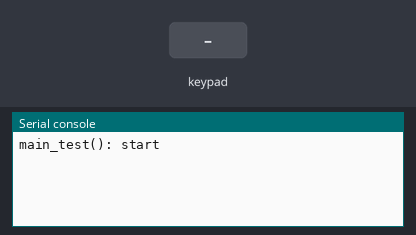
A program run on a simulated pyboard running MicroPython. On the bench: the last lines printed to the serial console. The inputs (shaded band) are chosen by the test bench.

Above: at 1.2 s.
1.3 s: key '1' pressed
At 1.9 s:
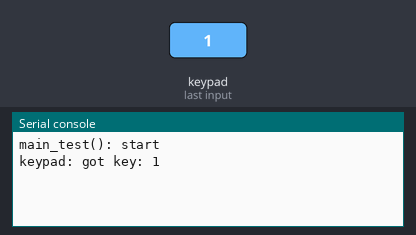
2.8 s: keypad keys 1 2 # pressed 0.4 s apart
At 5.0 s:
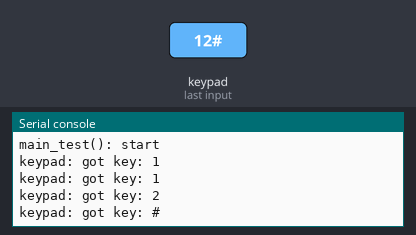
5.5 s: key 'A' pressed
At 6.3 s:
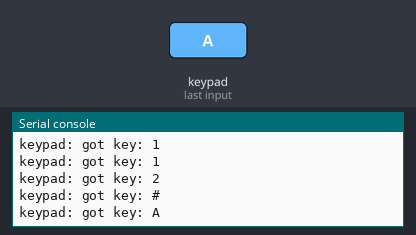
7.0 s: keypad keys 1 2 * pressed 0.4 s apart
At 8.2 s:
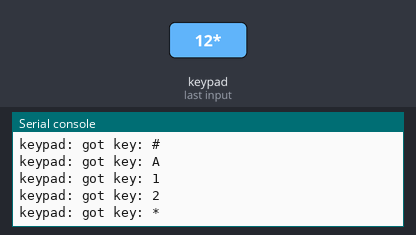
9.7 s: key 'B' pressed
At 10.8 s:
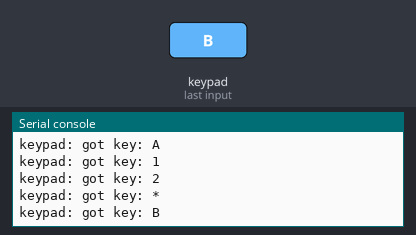
11.2 s: keypad keys 1 2 D pressed 0.4 s apart
At 12.6 s:
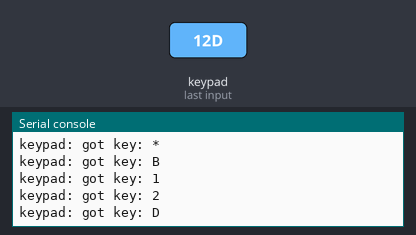

The program:

keypad_timer.py
```python
"""
Keypad module/class for MicroPython, using a timer callback (interrupt)
=======================================================================

Notes
-----

    * Timer callbacks do not allow any memory to be allocated on the heap.
        - `for x in [list]` loop can NOT be used as an iterator object is allocated.
           NOTE: may not be true for newer versions of MicroPython !!
        - `for x in range(y)` is ok.

    * To run type:
        >>> import keypad_timer
        >>> keypad_timer.run()

Testing
-------

    * Tested on an Olimex E407 board (STM32F407 micro-controller)
    https://www.olimex.com/Products/ARM/ST/STM32-E407

    * with 16-key (4x4 matrix) membrane keypad, similar to this (bought on eBay).
    https://www.youtube.com/watch?v=wRse5uqvPZs

To Do
-----

    * Pass the key and pin info to the class via function parameters.
    * Support long key press events.
    * Refactor into a common base class.
    * Unit tests :-/
    * Video the keypad working :)
    * Fix bugs :)

"""

#!============================================================================

import micropython

try:
    from hwconfig import Pin
except ImportError :
    from pyb import Pin

try:
    from hwconfig import Timer
except ImportError :
    from pyb import Timer

try:
    from hwconfig import delay
except ImportError :
    from pyb import delay

#!============================================================================

class Keypad_Timer () :
    """
    Class to scan a Keypad matrix (e.g. 16-keys as 4x4 matrix) and report
    last key press.
    """

    #! Key states
    KEY_UP      = const( 0 )
    KEY_DOWN    = const( 1 )

    #-------------------------------------------------------------------------

    def __init__ ( self ) :
        self.init()

    #-------------------------------------------------------------------------

    def init ( self ) :
        """Initialise/Reinitialise the instance."""

        keys = [
                '1', '2', '3', 'A',
                '4', '5', '6', 'B',
                '7', '8', '9', 'C',
                '*', '0', '#', 'D',
               ]

        #! Initialise all keys to the UP state.
        self.keys = [ { 'char' : key, 'state' : self.KEY_UP } for key in keys ]

        #! Pin names for rows and columns.
        self.rows = [ 'PD1', 'PD3', 'PD5', 'PD7' ]
        self.cols = [ 'PD9', 'PD11', 'PD13', 'PD15' ]

        #! Pin names for rows and columns.
        self.rows = [ 'PD1', 'PD3', 'PD5', 'PD7' ]
        self.cols = [ 'PD9', 'PD11', 'PD13', 'PD15' ]

        #! Initialise row pins as outputs.
        self.row_pins = [ Pin(pin_name, mode=Pin.OUT) for pin_name in self.rows ]

        #! Initialise column pins as inputs.
        self.col_pins = [ Pin(pin_name, mode=Pin.IN, pull=Pin.PULL_DOWN) for pin_name in self.cols ]

        self.timer = Timer( 5, freq=100 )
        self.timer.callback( None )

        self.scan_row = 0
        self.key_code = None
        self.key_char = None

    #-------------------------------------------------------------------------

    def get_key ( self ) :
        """Get last key pressed."""

        key_char = self.key_char

        self.key_code = None    #! consume last key pressed
        self.key_char = None    #! consume last key pressed

        return key_char

    #-------------------------------------------------------------------------

    def key_process ( self, key_code, col_pin ) :
        """Process a key press or release."""

        key_event = None

        if col_pin.value() :
            if self.keys[ key_code ][ 'state' ] == self.KEY_UP :
                key_event = self.KEY_DOWN
                self.keys[ key_code ][ 'state' ] = key_event
        else:
            if self.keys[ key_code ][ 'state' ] == self.KEY_DOWN :
                key_event = self.KEY_UP
                self.keys[ key_code ][ 'state' ] = key_event

        return key_event

    #-------------------------------------------------------------------------

    def scan_row_update(self):
        """
        Timer interrupt callback to scan next keypad row/column.
        NOTE: This is a true interrupt and no memory can be allocated !!
        """

        #! Deassert row.
        self.row_pins[ self.scan_row ].value( 0 )

        #! Next scan row.
        self.scan_row = ( self.scan_row + 1 ) % len( self.row_pins )

        #! Assert next row.
        self.row_pins[ self.scan_row ].value( 1 )

    #-------------------------------------------------------------------------

    def timer_callback ( self, timer ) :
        """
        Timer interrupt callback to scan next keypad row/column.
        NOTE: This is a true interrupt and no memory can be allocated !!
        """

        #print("DEBUG: Keypad.timer_callback()")

        #! Can't use `for x in [list]` loop in micropython time callback as memory is allocated
        #! => exception in timer interrupt !!

        #! key code/index for first column of current row
        key_code = self.scan_row * len( self.cols )

        for col in range( len( self.cols ) ) :
            #! Process pin state.
            key_event = self.key_process( key_code, self.col_pins[ col ] )

            #! Process key event.
            if key_event == self.KEY_DOWN:
                self.key_code = key_code
                self.key_char = self.keys[ key_code ][ 'char' ]

            #! Next key code (i.e. for next column)
            key_code += 1

        self.scan_row_update()

    #-------------------------------------------------------------------------

    def start ( self ) :
        """Start the timer."""

        self.timer.callback( self.timer_callback )

    #-------------------------------------------------------------------------

    def stop ( self ) :
        """Stop the timer."""

        self.timer.callback( None )

#!============================================================================

def main_test () :
    """Main test function."""

    print( "main_test(): start" )

    micropython.alloc_emergency_exception_buf( 100 )

    keypad = Keypad_Timer()
    keypad.start()

    try :
        #for i in range( 10000 ) :
        while True :
            key = keypad.get_key()
            if key :
                print( "keypad: got key:", key )
            delay( 1 )
    except Exception as exc :
        print( "Exception:", str( exc ) )

    keypad.stop()

    print( "main_test(): end" )

#!============================================================================

run = main_test

if __name__ == '__main__' :
    main_test()
```

Measured:
- after the input at 1.3 s, the serial console: prints a new line at once (image 1)
- after the input at 2.8 s, the serial console: prints a new line after 0.41 s (image 2)
- after the input at 5.5 s, the serial console: prints a new line at once (image 3)
- after the input at 7.0 s, the serial console: prints a new line at once (image 4)
- after the input at 9.7 s, the serial console: prints a new line at once (image 5)
- after the input at 11.2 s, the serial console: prints a new line at once (image 6)
